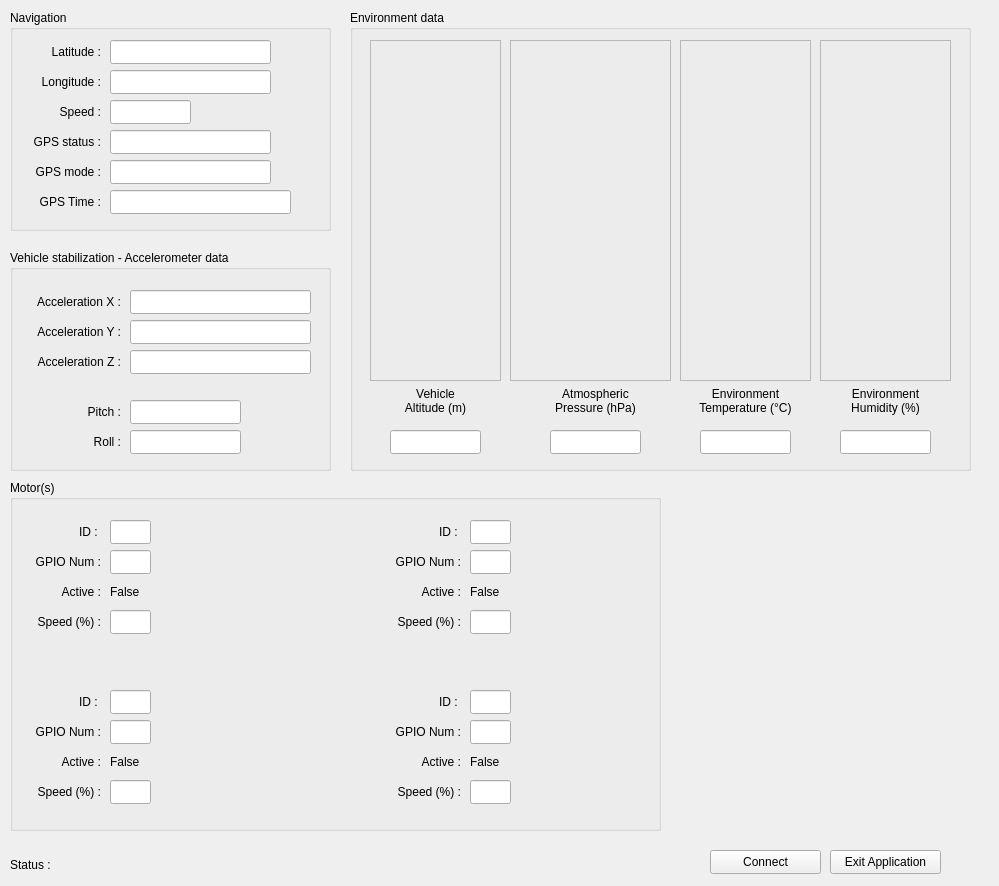
<?xml version="1.0" encoding="UTF-8"?>
<ui version="4.0">
 <class>MainWindow</class>
 <widget class="QMainWindow" name="MainWindow">
  <property name="geometry">
   <rect>
    <x>0</x>
    <y>0</y>
    <width>999</width>
    <height>886</height>
   </rect>
  </property>
  <property name="windowTitle">
   <string>MAD-C2 (M1ch3al Autonomous Drone - Command &amp; Control)</string>
  </property>
  <widget class="QWidget" name="centralwidget">
   <widget class="QGroupBox" name="groupBox">
    <property name="geometry">
     <rect>
      <x>10</x>
      <y>10</y>
      <width>321</width>
      <height>221</height>
     </rect>
    </property>
    <property name="title">
     <string>Navigation</string>
    </property>
    <widget class="QLabel" name="label">
     <property name="geometry">
      <rect>
       <x>30</x>
       <y>30</y>
       <width>61</width>
       <height>24</height>
      </rect>
     </property>
     <property name="text">
      <string>Latitude :</string>
     </property>
     <property name="alignment">
      <set>Qt::AlignRight|Qt::AlignTrailing|Qt::AlignVCenter</set>
     </property>
    </widget>
    <widget class="QLineEdit" name="lineEdit_latitude">
     <property name="geometry">
      <rect>
       <x>100</x>
       <y>30</y>
       <width>161</width>
       <height>24</height>
      </rect>
     </property>
    </widget>
    <widget class="QLineEdit" name="lineEdit_longitude">
     <property name="geometry">
      <rect>
       <x>100</x>
       <y>60</y>
       <width>161</width>
       <height>24</height>
      </rect>
     </property>
    </widget>
    <widget class="QLabel" name="label_2">
     <property name="geometry">
      <rect>
       <x>10</x>
       <y>60</y>
       <width>81</width>
       <height>24</height>
      </rect>
     </property>
     <property name="text">
      <string>Longitude :</string>
     </property>
     <property name="alignment">
      <set>Qt::AlignRight|Qt::AlignTrailing|Qt::AlignVCenter</set>
     </property>
    </widget>
    <widget class="QLineEdit" name="lineEdit_speed">
     <property name="geometry">
      <rect>
       <x>100</x>
       <y>90</y>
       <width>81</width>
       <height>24</height>
      </rect>
     </property>
    </widget>
    <widget class="QLabel" name="label_3">
     <property name="geometry">
      <rect>
       <x>10</x>
       <y>90</y>
       <width>81</width>
       <height>24</height>
      </rect>
     </property>
     <property name="text">
      <string>Speed :</string>
     </property>
     <property name="alignment">
      <set>Qt::AlignRight|Qt::AlignTrailing|Qt::AlignVCenter</set>
     </property>
    </widget>
    <widget class="QLabel" name="label_5">
     <property name="geometry">
      <rect>
       <x>10</x>
       <y>150</y>
       <width>81</width>
       <height>24</height>
      </rect>
     </property>
     <property name="text">
      <string>GPS mode :</string>
     </property>
     <property name="alignment">
      <set>Qt::AlignRight|Qt::AlignTrailing|Qt::AlignVCenter</set>
     </property>
    </widget>
    <widget class="QLineEdit" name="lineEdit_gps_status">
     <property name="geometry">
      <rect>
       <x>100</x>
       <y>120</y>
       <width>161</width>
       <height>24</height>
      </rect>
     </property>
    </widget>
    <widget class="QLineEdit" name="lineEdit_gps_mode">
     <property name="geometry">
      <rect>
       <x>100</x>
       <y>150</y>
       <width>161</width>
       <height>24</height>
      </rect>
     </property>
    </widget>
    <widget class="QLabel" name="label_4">
     <property name="geometry">
      <rect>
       <x>10</x>
       <y>120</y>
       <width>81</width>
       <height>24</height>
      </rect>
     </property>
     <property name="text">
      <string>GPS status :</string>
     </property>
     <property name="alignment">
      <set>Qt::AlignRight|Qt::AlignTrailing|Qt::AlignVCenter</set>
     </property>
    </widget>
    <widget class="QLabel" name="label_6">
     <property name="geometry">
      <rect>
       <x>10</x>
       <y>180</y>
       <width>81</width>
       <height>24</height>
      </rect>
     </property>
     <property name="text">
      <string>GPS Time :</string>
     </property>
     <property name="alignment">
      <set>Qt::AlignRight|Qt::AlignTrailing|Qt::AlignVCenter</set>
     </property>
    </widget>
    <widget class="QLineEdit" name="lineEdit_gps_time">
     <property name="geometry">
      <rect>
       <x>100</x>
       <y>180</y>
       <width>181</width>
       <height>24</height>
      </rect>
     </property>
     <property name="text">
      <string/>
     </property>
    </widget>
   </widget>
   <widget class="QPushButton" name="pushButton_exit">
    <property name="geometry">
     <rect>
      <x>830</x>
      <y>850</y>
      <width>111</width>
      <height>24</height>
     </rect>
    </property>
    <property name="text">
     <string>Exit Application</string>
    </property>
   </widget>
   <widget class="QGroupBox" name="groupBox_2">
    <property name="geometry">
     <rect>
      <x>350</x>
      <y>10</y>
      <width>621</width>
      <height>461</height>
     </rect>
    </property>
    <property name="title">
     <string>Environment data</string>
    </property>
    <widget class="QLabel" name="label_7">
     <property name="geometry">
      <rect>
       <x>40</x>
       <y>370</y>
       <width>91</width>
       <height>41</height>
      </rect>
     </property>
     <property name="text">
      <string>Vehicle
Altitude (m)</string>
     </property>
     <property name="alignment">
      <set>Qt::AlignCenter</set>
     </property>
    </widget>
    <widget class="QLineEdit" name="lineEdit_altitude">
     <property name="geometry">
      <rect>
       <x>40</x>
       <y>420</y>
       <width>91</width>
       <height>24</height>
      </rect>
     </property>
     <property name="alignment">
      <set>Qt::AlignCenter</set>
     </property>
    </widget>
    <widget class="QLabel" name="label_8">
     <property name="geometry">
      <rect>
       <x>200</x>
       <y>370</y>
       <width>91</width>
       <height>41</height>
      </rect>
     </property>
     <property name="text">
      <string>Atmospheric
Pressure (hPa)</string>
     </property>
     <property name="alignment">
      <set>Qt::AlignCenter</set>
     </property>
    </widget>
    <widget class="QLineEdit" name="lineEdit_pressure">
     <property name="geometry">
      <rect>
       <x>200</x>
       <y>420</y>
       <width>91</width>
       <height>24</height>
      </rect>
     </property>
     <property name="alignment">
      <set>Qt::AlignCenter</set>
     </property>
    </widget>
    <widget class="QLabel" name="label_9">
     <property name="geometry">
      <rect>
       <x>340</x>
       <y>370</y>
       <width>111</width>
       <height>41</height>
      </rect>
     </property>
     <property name="text">
      <string>Environment
Temperature (°C)</string>
     </property>
     <property name="alignment">
      <set>Qt::AlignCenter</set>
     </property>
    </widget>
    <widget class="QLineEdit" name="lineEdit_temperature">
     <property name="geometry">
      <rect>
       <x>350</x>
       <y>420</y>
       <width>91</width>
       <height>24</height>
      </rect>
     </property>
     <property name="alignment">
      <set>Qt::AlignCenter</set>
     </property>
    </widget>
    <widget class="QLineEdit" name="lineEdit_humidity">
     <property name="geometry">
      <rect>
       <x>490</x>
       <y>420</y>
       <width>91</width>
       <height>24</height>
      </rect>
     </property>
     <property name="alignment">
      <set>Qt::AlignCenter</set>
     </property>
    </widget>
    <widget class="QLabel" name="label_10">
     <property name="geometry">
      <rect>
       <x>480</x>
       <y>370</y>
       <width>111</width>
       <height>41</height>
      </rect>
     </property>
     <property name="text">
      <string>Environment
Humidity (%)</string>
     </property>
     <property name="alignment">
      <set>Qt::AlignCenter</set>
     </property>
    </widget>
    <widget class="QFrame" name="frame_altitude">
     <property name="geometry">
      <rect>
       <x>20</x>
       <y>30</y>
       <width>131</width>
       <height>341</height>
      </rect>
     </property>
     <property name="frameShape">
      <enum>QFrame::StyledPanel</enum>
     </property>
     <property name="frameShadow">
      <enum>QFrame::Raised</enum>
     </property>
    </widget>
    <widget class="QFrame" name="frame_pressure">
     <property name="geometry">
      <rect>
       <x>160</x>
       <y>30</y>
       <width>161</width>
       <height>341</height>
      </rect>
     </property>
     <property name="frameShape">
      <enum>QFrame::StyledPanel</enum>
     </property>
     <property name="frameShadow">
      <enum>QFrame::Raised</enum>
     </property>
    </widget>
    <widget class="QFrame" name="frame_temperature">
     <property name="geometry">
      <rect>
       <x>330</x>
       <y>30</y>
       <width>131</width>
       <height>341</height>
      </rect>
     </property>
     <property name="frameShape">
      <enum>QFrame::StyledPanel</enum>
     </property>
     <property name="frameShadow">
      <enum>QFrame::Raised</enum>
     </property>
    </widget>
    <widget class="QFrame" name="frame_humidity">
     <property name="geometry">
      <rect>
       <x>470</x>
       <y>30</y>
       <width>131</width>
       <height>341</height>
      </rect>
     </property>
     <property name="frameShape">
      <enum>QFrame::StyledPanel</enum>
     </property>
     <property name="frameShadow">
      <enum>QFrame::Raised</enum>
     </property>
    </widget>
   </widget>
   <widget class="QGroupBox" name="groupBox_3">
    <property name="geometry">
     <rect>
      <x>10</x>
      <y>250</y>
      <width>321</width>
      <height>221</height>
     </rect>
    </property>
    <property name="title">
     <string>Vehicle stabilization - Accelerometer data</string>
    </property>
    <widget class="QLineEdit" name="lineEdit_accel_X">
     <property name="geometry">
      <rect>
       <x>120</x>
       <y>40</y>
       <width>181</width>
       <height>24</height>
      </rect>
     </property>
    </widget>
    <widget class="QLabel" name="label_11">
     <property name="geometry">
      <rect>
       <x>10</x>
       <y>40</y>
       <width>101</width>
       <height>24</height>
      </rect>
     </property>
     <property name="text">
      <string>Acceleration X :</string>
     </property>
     <property name="alignment">
      <set>Qt::AlignRight|Qt::AlignTrailing|Qt::AlignVCenter</set>
     </property>
    </widget>
    <widget class="QLineEdit" name="lineEdit_accel_Y">
     <property name="geometry">
      <rect>
       <x>120</x>
       <y>70</y>
       <width>181</width>
       <height>24</height>
      </rect>
     </property>
    </widget>
    <widget class="QLabel" name="label_12">
     <property name="geometry">
      <rect>
       <x>10</x>
       <y>70</y>
       <width>101</width>
       <height>24</height>
      </rect>
     </property>
     <property name="text">
      <string>Acceleration Y :</string>
     </property>
     <property name="alignment">
      <set>Qt::AlignRight|Qt::AlignTrailing|Qt::AlignVCenter</set>
     </property>
    </widget>
    <widget class="QLabel" name="label_13">
     <property name="geometry">
      <rect>
       <x>10</x>
       <y>100</y>
       <width>101</width>
       <height>24</height>
      </rect>
     </property>
     <property name="text">
      <string>Acceleration Z :</string>
     </property>
     <property name="alignment">
      <set>Qt::AlignRight|Qt::AlignTrailing|Qt::AlignVCenter</set>
     </property>
    </widget>
    <widget class="QLineEdit" name="lineEdit_accel_Z">
     <property name="geometry">
      <rect>
       <x>120</x>
       <y>100</y>
       <width>181</width>
       <height>24</height>
      </rect>
     </property>
    </widget>
    <widget class="QLineEdit" name="lineEdit_roll">
     <property name="geometry">
      <rect>
       <x>120</x>
       <y>180</y>
       <width>111</width>
       <height>24</height>
      </rect>
     </property>
    </widget>
    <widget class="QLabel" name="label_14">
     <property name="geometry">
      <rect>
       <x>10</x>
       <y>150</y>
       <width>101</width>
       <height>24</height>
      </rect>
     </property>
     <property name="text">
      <string>Pitch :</string>
     </property>
     <property name="alignment">
      <set>Qt::AlignRight|Qt::AlignTrailing|Qt::AlignVCenter</set>
     </property>
    </widget>
    <widget class="QLineEdit" name="lineEdit_pitch">
     <property name="geometry">
      <rect>
       <x>120</x>
       <y>150</y>
       <width>111</width>
       <height>24</height>
      </rect>
     </property>
    </widget>
    <widget class="QLabel" name="label_15">
     <property name="geometry">
      <rect>
       <x>10</x>
       <y>180</y>
       <width>101</width>
       <height>24</height>
      </rect>
     </property>
     <property name="text">
      <string>Roll :</string>
     </property>
     <property name="alignment">
      <set>Qt::AlignRight|Qt::AlignTrailing|Qt::AlignVCenter</set>
     </property>
    </widget>
   </widget>
   <widget class="QPushButton" name="pushButton_connect">
    <property name="geometry">
     <rect>
      <x>710</x>
      <y>850</y>
      <width>111</width>
      <height>24</height>
     </rect>
    </property>
    <property name="text">
     <string>Connect</string>
    </property>
   </widget>
   <widget class="QLabel" name="label_Status">
    <property name="geometry">
     <rect>
      <x>10</x>
      <y>850</y>
      <width>681</width>
      <height>30</height>
     </rect>
    </property>
    <property name="text">
     <string>Status :</string>
    </property>
    <property name="alignment">
     <set>Qt::AlignLeading|Qt::AlignLeft|Qt::AlignVCenter</set>
    </property>
   </widget>
   <widget class="QGroupBox" name="groupBox_4">
    <property name="geometry">
     <rect>
      <x>10</x>
      <y>480</y>
      <width>651</width>
      <height>351</height>
     </rect>
    </property>
    <property name="title">
     <string>Motor(s)</string>
    </property>
    <widget class="QLabel" name="label_motor_1">
     <property name="geometry">
      <rect>
       <x>150</x>
       <y>40</y>
       <width>120</width>
       <height>120</height>
      </rect>
     </property>
     <property name="frameShape">
      <enum>QFrame::NoFrame</enum>
     </property>
     <property name="text">
      <string/>
     </property>
     <property name="scaledContents">
      <bool>true</bool>
     </property>
     <property name="alignment">
      <set>Qt::AlignLeading|Qt::AlignLeft|Qt::AlignVCenter</set>
     </property>
    </widget>
    <widget class="QLabel" name="label_16">
     <property name="geometry">
      <rect>
       <x>50</x>
       <y>40</y>
       <width>41</width>
       <height>24</height>
      </rect>
     </property>
     <property name="text">
      <string>ID : </string>
     </property>
     <property name="alignment">
      <set>Qt::AlignRight|Qt::AlignTrailing|Qt::AlignVCenter</set>
     </property>
    </widget>
    <widget class="QLabel" name="label_17">
     <property name="geometry">
      <rect>
       <x>10</x>
       <y>130</y>
       <width>81</width>
       <height>24</height>
      </rect>
     </property>
     <property name="text">
      <string>Speed (%) :</string>
     </property>
     <property name="alignment">
      <set>Qt::AlignRight|Qt::AlignTrailing|Qt::AlignVCenter</set>
     </property>
    </widget>
    <widget class="QLineEdit" name="lineEdit_motor_speed_1">
     <property name="geometry">
      <rect>
       <x>100</x>
       <y>130</y>
       <width>41</width>
       <height>24</height>
      </rect>
     </property>
     <property name="text">
      <string/>
     </property>
     <property name="alignment">
      <set>Qt::AlignCenter</set>
     </property>
    </widget>
    <widget class="QLabel" name="label_18">
     <property name="geometry">
      <rect>
       <x>10</x>
       <y>70</y>
       <width>81</width>
       <height>24</height>
      </rect>
     </property>
     <property name="text">
      <string>GPIO Num :</string>
     </property>
     <property name="alignment">
      <set>Qt::AlignRight|Qt::AlignTrailing|Qt::AlignVCenter</set>
     </property>
    </widget>
    <widget class="QLineEdit" name="lineEdit_motor_gpio_1">
     <property name="geometry">
      <rect>
       <x>100</x>
       <y>70</y>
       <width>41</width>
       <height>24</height>
      </rect>
     </property>
     <property name="text">
      <string/>
     </property>
     <property name="alignment">
      <set>Qt::AlignCenter</set>
     </property>
    </widget>
    <widget class="QLineEdit" name="lineEdit_motor_id_1">
     <property name="geometry">
      <rect>
       <x>100</x>
       <y>40</y>
       <width>41</width>
       <height>24</height>
      </rect>
     </property>
     <property name="text">
      <string/>
     </property>
     <property name="alignment">
      <set>Qt::AlignCenter</set>
     </property>
    </widget>
    <widget class="QLabel" name="label_19">
     <property name="geometry">
      <rect>
       <x>10</x>
       <y>100</y>
       <width>81</width>
       <height>24</height>
      </rect>
     </property>
     <property name="text">
      <string>Active :</string>
     </property>
     <property name="alignment">
      <set>Qt::AlignRight|Qt::AlignTrailing|Qt::AlignVCenter</set>
     </property>
    </widget>
    <widget class="QLabel" name="label_motor_active_1">
     <property name="geometry">
      <rect>
       <x>100</x>
       <y>100</y>
       <width>51</width>
       <height>24</height>
      </rect>
     </property>
     <property name="text">
      <string>False</string>
     </property>
     <property name="alignment">
      <set>Qt::AlignLeading|Qt::AlignLeft|Qt::AlignVCenter</set>
     </property>
    </widget>
    <widget class="QLabel" name="label_motor_active_2">
     <property name="geometry">
      <rect>
       <x>460</x>
       <y>100</y>
       <width>51</width>
       <height>24</height>
      </rect>
     </property>
     <property name="text">
      <string>False</string>
     </property>
     <property name="alignment">
      <set>Qt::AlignLeading|Qt::AlignLeft|Qt::AlignVCenter</set>
     </property>
    </widget>
    <widget class="QLabel" name="label_20">
     <property name="geometry">
      <rect>
       <x>370</x>
       <y>100</y>
       <width>81</width>
       <height>24</height>
      </rect>
     </property>
     <property name="text">
      <string>Active :</string>
     </property>
     <property name="alignment">
      <set>Qt::AlignRight|Qt::AlignTrailing|Qt::AlignVCenter</set>
     </property>
    </widget>
    <widget class="QLabel" name="label_22">
     <property name="geometry">
      <rect>
       <x>370</x>
       <y>130</y>
       <width>81</width>
       <height>24</height>
      </rect>
     </property>
     <property name="text">
      <string>Speed (%) :</string>
     </property>
     <property name="alignment">
      <set>Qt::AlignRight|Qt::AlignTrailing|Qt::AlignVCenter</set>
     </property>
    </widget>
    <widget class="QLineEdit" name="lineEdit_motor_speed_2">
     <property name="geometry">
      <rect>
       <x>460</x>
       <y>130</y>
       <width>41</width>
       <height>24</height>
      </rect>
     </property>
     <property name="text">
      <string/>
     </property>
     <property name="alignment">
      <set>Qt::AlignCenter</set>
     </property>
    </widget>
    <widget class="QLabel" name="label_21">
     <property name="geometry">
      <rect>
       <x>370</x>
       <y>70</y>
       <width>81</width>
       <height>24</height>
      </rect>
     </property>
     <property name="text">
      <string>GPIO Num :</string>
     </property>
     <property name="alignment">
      <set>Qt::AlignRight|Qt::AlignTrailing|Qt::AlignVCenter</set>
     </property>
    </widget>
    <widget class="QLineEdit" name="lineEdit_motor_id_2">
     <property name="geometry">
      <rect>
       <x>460</x>
       <y>40</y>
       <width>41</width>
       <height>24</height>
      </rect>
     </property>
     <property name="text">
      <string/>
     </property>
     <property name="alignment">
      <set>Qt::AlignCenter</set>
     </property>
    </widget>
    <widget class="QLineEdit" name="lineEdit_motor_gpio_2">
     <property name="geometry">
      <rect>
       <x>460</x>
       <y>70</y>
       <width>41</width>
       <height>24</height>
      </rect>
     </property>
     <property name="text">
      <string/>
     </property>
     <property name="alignment">
      <set>Qt::AlignCenter</set>
     </property>
    </widget>
    <widget class="QLabel" name="label_motor_2">
     <property name="geometry">
      <rect>
       <x>510</x>
       <y>40</y>
       <width>120</width>
       <height>120</height>
      </rect>
     </property>
     <property name="frameShape">
      <enum>QFrame::NoFrame</enum>
     </property>
     <property name="text">
      <string/>
     </property>
     <property name="scaledContents">
      <bool>true</bool>
     </property>
     <property name="alignment">
      <set>Qt::AlignLeading|Qt::AlignLeft|Qt::AlignVCenter</set>
     </property>
    </widget>
    <widget class="QLabel" name="label_23">
     <property name="geometry">
      <rect>
       <x>410</x>
       <y>40</y>
       <width>41</width>
       <height>24</height>
      </rect>
     </property>
     <property name="text">
      <string>ID : </string>
     </property>
     <property name="alignment">
      <set>Qt::AlignRight|Qt::AlignTrailing|Qt::AlignVCenter</set>
     </property>
    </widget>
    <widget class="QLabel" name="label_motor_active_3">
     <property name="geometry">
      <rect>
       <x>100</x>
       <y>270</y>
       <width>51</width>
       <height>24</height>
      </rect>
     </property>
     <property name="text">
      <string>False</string>
     </property>
     <property name="alignment">
      <set>Qt::AlignLeading|Qt::AlignLeft|Qt::AlignVCenter</set>
     </property>
    </widget>
    <widget class="QLabel" name="label_27">
     <property name="geometry">
      <rect>
       <x>50</x>
       <y>210</y>
       <width>41</width>
       <height>24</height>
      </rect>
     </property>
     <property name="text">
      <string>ID : </string>
     </property>
     <property name="alignment">
      <set>Qt::AlignRight|Qt::AlignTrailing|Qt::AlignVCenter</set>
     </property>
    </widget>
    <widget class="QLabel" name="label_25">
     <property name="geometry">
      <rect>
       <x>10</x>
       <y>240</y>
       <width>81</width>
       <height>24</height>
      </rect>
     </property>
     <property name="text">
      <string>GPIO Num :</string>
     </property>
     <property name="alignment">
      <set>Qt::AlignRight|Qt::AlignTrailing|Qt::AlignVCenter</set>
     </property>
    </widget>
    <widget class="QLineEdit" name="lineEdit_motor_speed_3">
     <property name="geometry">
      <rect>
       <x>100</x>
       <y>300</y>
       <width>41</width>
       <height>24</height>
      </rect>
     </property>
     <property name="text">
      <string/>
     </property>
     <property name="alignment">
      <set>Qt::AlignCenter</set>
     </property>
    </widget>
    <widget class="QLabel" name="label_motor_3">
     <property name="geometry">
      <rect>
       <x>150</x>
       <y>210</y>
       <width>120</width>
       <height>120</height>
      </rect>
     </property>
     <property name="frameShape">
      <enum>QFrame::NoFrame</enum>
     </property>
     <property name="text">
      <string/>
     </property>
     <property name="scaledContents">
      <bool>true</bool>
     </property>
     <property name="alignment">
      <set>Qt::AlignLeading|Qt::AlignLeft|Qt::AlignVCenter</set>
     </property>
    </widget>
    <widget class="QLineEdit" name="lineEdit_motor_id_3">
     <property name="geometry">
      <rect>
       <x>100</x>
       <y>210</y>
       <width>41</width>
       <height>24</height>
      </rect>
     </property>
     <property name="text">
      <string/>
     </property>
     <property name="alignment">
      <set>Qt::AlignCenter</set>
     </property>
    </widget>
    <widget class="QLabel" name="label_26">
     <property name="geometry">
      <rect>
       <x>10</x>
       <y>300</y>
       <width>81</width>
       <height>24</height>
      </rect>
     </property>
     <property name="text">
      <string>Speed (%) :</string>
     </property>
     <property name="alignment">
      <set>Qt::AlignRight|Qt::AlignTrailing|Qt::AlignVCenter</set>
     </property>
    </widget>
    <widget class="QLabel" name="label_24">
     <property name="geometry">
      <rect>
       <x>10</x>
       <y>270</y>
       <width>81</width>
       <height>24</height>
      </rect>
     </property>
     <property name="text">
      <string>Active :</string>
     </property>
     <property name="alignment">
      <set>Qt::AlignRight|Qt::AlignTrailing|Qt::AlignVCenter</set>
     </property>
    </widget>
    <widget class="QLineEdit" name="lineEdit_motor_gpio_3">
     <property name="geometry">
      <rect>
       <x>100</x>
       <y>240</y>
       <width>41</width>
       <height>24</height>
      </rect>
     </property>
     <property name="text">
      <string/>
     </property>
     <property name="alignment">
      <set>Qt::AlignCenter</set>
     </property>
    </widget>
    <widget class="QLineEdit" name="lineEdit_motor_gpio_4">
     <property name="geometry">
      <rect>
       <x>460</x>
       <y>240</y>
       <width>41</width>
       <height>24</height>
      </rect>
     </property>
     <property name="text">
      <string/>
     </property>
     <property name="alignment">
      <set>Qt::AlignCenter</set>
     </property>
    </widget>
    <widget class="QLineEdit" name="lineEdit_motor_speed_4">
     <property name="geometry">
      <rect>
       <x>460</x>
       <y>300</y>
       <width>41</width>
       <height>24</height>
      </rect>
     </property>
     <property name="text">
      <string/>
     </property>
     <property name="alignment">
      <set>Qt::AlignCenter</set>
     </property>
    </widget>
    <widget class="QLabel" name="label_31">
     <property name="geometry">
      <rect>
       <x>370</x>
       <y>270</y>
       <width>81</width>
       <height>24</height>
      </rect>
     </property>
     <property name="text">
      <string>Active :</string>
     </property>
     <property name="alignment">
      <set>Qt::AlignRight|Qt::AlignTrailing|Qt::AlignVCenter</set>
     </property>
    </widget>
    <widget class="QLabel" name="label_motor_active_4">
     <property name="geometry">
      <rect>
       <x>460</x>
       <y>270</y>
       <width>51</width>
       <height>24</height>
      </rect>
     </property>
     <property name="text">
      <string>False</string>
     </property>
     <property name="alignment">
      <set>Qt::AlignLeading|Qt::AlignLeft|Qt::AlignVCenter</set>
     </property>
    </widget>
    <widget class="QLabel" name="label_28">
     <property name="geometry">
      <rect>
       <x>410</x>
       <y>210</y>
       <width>41</width>
       <height>24</height>
      </rect>
     </property>
     <property name="text">
      <string>ID : </string>
     </property>
     <property name="alignment">
      <set>Qt::AlignRight|Qt::AlignTrailing|Qt::AlignVCenter</set>
     </property>
    </widget>
    <widget class="QLabel" name="label_30">
     <property name="geometry">
      <rect>
       <x>370</x>
       <y>300</y>
       <width>81</width>
       <height>24</height>
      </rect>
     </property>
     <property name="text">
      <string>Speed (%) :</string>
     </property>
     <property name="alignment">
      <set>Qt::AlignRight|Qt::AlignTrailing|Qt::AlignVCenter</set>
     </property>
    </widget>
    <widget class="QLineEdit" name="lineEdit_motor_id_4">
     <property name="geometry">
      <rect>
       <x>460</x>
       <y>210</y>
       <width>41</width>
       <height>24</height>
      </rect>
     </property>
     <property name="text">
      <string/>
     </property>
     <property name="alignment">
      <set>Qt::AlignCenter</set>
     </property>
    </widget>
    <widget class="QLabel" name="label_motor_4">
     <property name="geometry">
      <rect>
       <x>510</x>
       <y>210</y>
       <width>120</width>
       <height>120</height>
      </rect>
     </property>
     <property name="frameShape">
      <enum>QFrame::NoFrame</enum>
     </property>
     <property name="text">
      <string/>
     </property>
     <property name="scaledContents">
      <bool>true</bool>
     </property>
     <property name="alignment">
      <set>Qt::AlignLeading|Qt::AlignLeft|Qt::AlignVCenter</set>
     </property>
    </widget>
    <widget class="QLabel" name="label_29">
     <property name="geometry">
      <rect>
       <x>370</x>
       <y>240</y>
       <width>81</width>
       <height>24</height>
      </rect>
     </property>
     <property name="text">
      <string>GPIO Num :</string>
     </property>
     <property name="alignment">
      <set>Qt::AlignRight|Qt::AlignTrailing|Qt::AlignVCenter</set>
     </property>
    </widget>
   </widget>
  </widget>
 </widget>
 <resources/>
 <connections/>
</ui>
